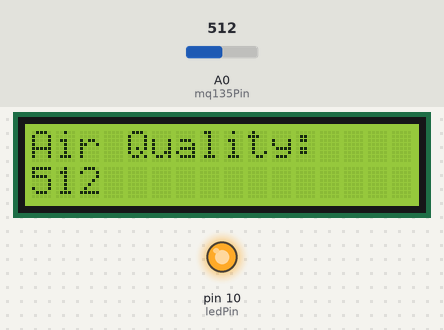
Bench run of a sketch on a simulated Arduino Uno, built with avr-gcc and run on an emulated ATmega328P. Shown: 16×2 character LCD, output pins drawn as LEDs (lit = HIGH). Inputs (shaded band) come from the test bench; at power-on: A0 (mq135Pin) = 512. What the sketch prints to the serial monitor is not drawn.

Above: at 1.2 s.
1.3 s: A0 (mq135Pin) set to 315
At 2.9 s:
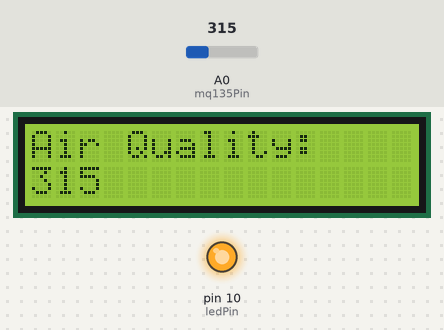
4.0 s: A0 (mq135Pin) set to 290
At 5.1 s:
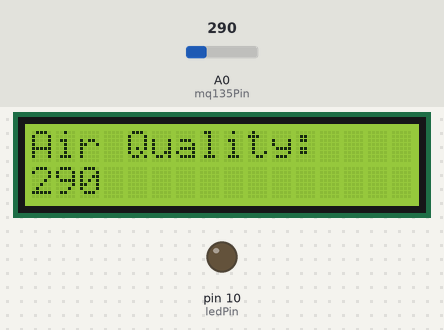
6.7 s: A0 (mq135Pin) set to 306
At 9.5 s:
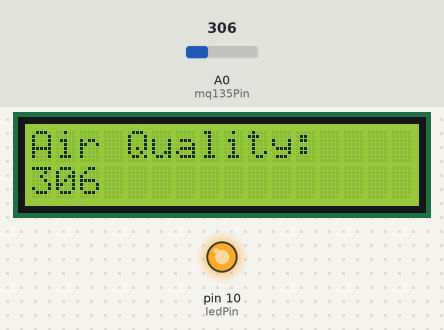
Timing chart, 0 to 11.0 s (numbered marks = the images above; inputs shaded):
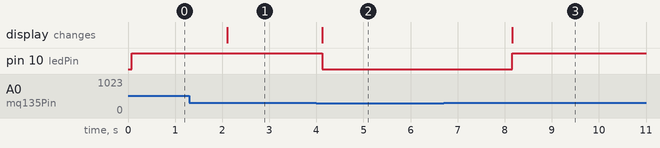

The sketch:

Exp06.ino
```cpp
#include <Wire.h>
#include <LiquidCrystal_I2C.h>

LiquidCrystal_I2C lcd(0x27, 16, 2); // LCD address 0x27, 16 columns and 2 rows
const int mq135Pin = A0;
const int ledPin = 10;
const int thresholdValue = 300; // Set your threshold here (adjust based on calibration/testing)

void setup()
{
    lcd.begin(16, 2);
    lcd.backlight();
    pinMode(ledPin, OUTPUT);
    Serial.begin(9600);
}

void loop()
{
    int mq135Value = analogRead(mq135Pin);

    lcd.clear();
    lcd.setCursor(0, 0);
    lcd.print("Air Quality:");
    lcd.setCursor(0, 1);
    lcd.print(mq135Value);

    if (mq135Value > thresholdValue)
    {
        digitalWrite(ledPin, HIGH);
    }
    else
    {
        digitalWrite(ledPin, LOW);
    }

    Serial.print("Air Quality: ");
    Serial.println(mq135Value);

    delay(2000);
}
```

Measured:
- the behaviour switches between 301 and 300 on A0 (mq135Pin) (found by bisection; images 1 and 2)
- after the input at 1.3 s, the display: changes after 0.80 s (image 1)
- after the input at 4.0 s, pin 10 (ledPin): HIGH → LOW after 0.12 s; the display: changes after 0.12 s (image 2)
- after the input at 6.7 s, pin 10 (ledPin): LOW → HIGH after 1.5 s; the display: changes after 1.5 s (image 3)
